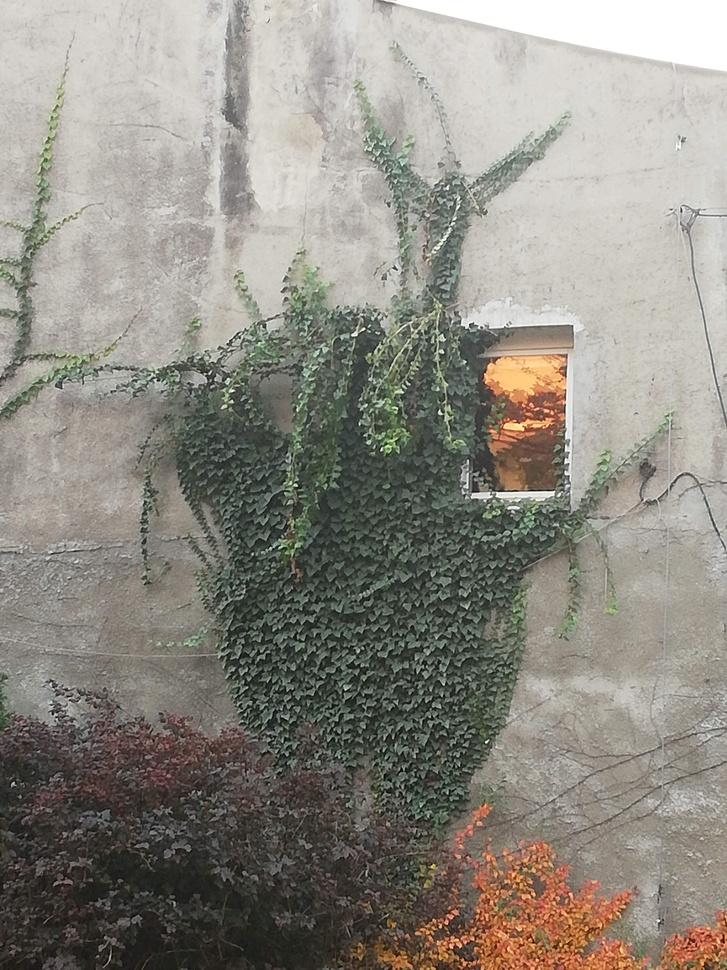
%> input picture task1_Image_Processing_Software/img1.jpg, 727 x 970 px, shrunk from 3456 x 4608 before the run
$ octave task1_4.m   (GNU Octave 9; MATLAB toolbox functions it lacks are replaced by stand-ins)
%> lines starting %> are read from the running program, lines starting %| are printed output that depends on the picture
%splitting and merging image channels, mirroring images

clear; close all; imtool close all;

image=imread("../img1.jpg");
%> image is the input picture: size 970x727x3 uint8; mean R, G, B 141.9, 138.4, 129.7
black = zeros(size(image(:,:,1)));
%> black: size 970x727 double; every value is 0

imageR = cat(3, image(:,:,1), black, black);
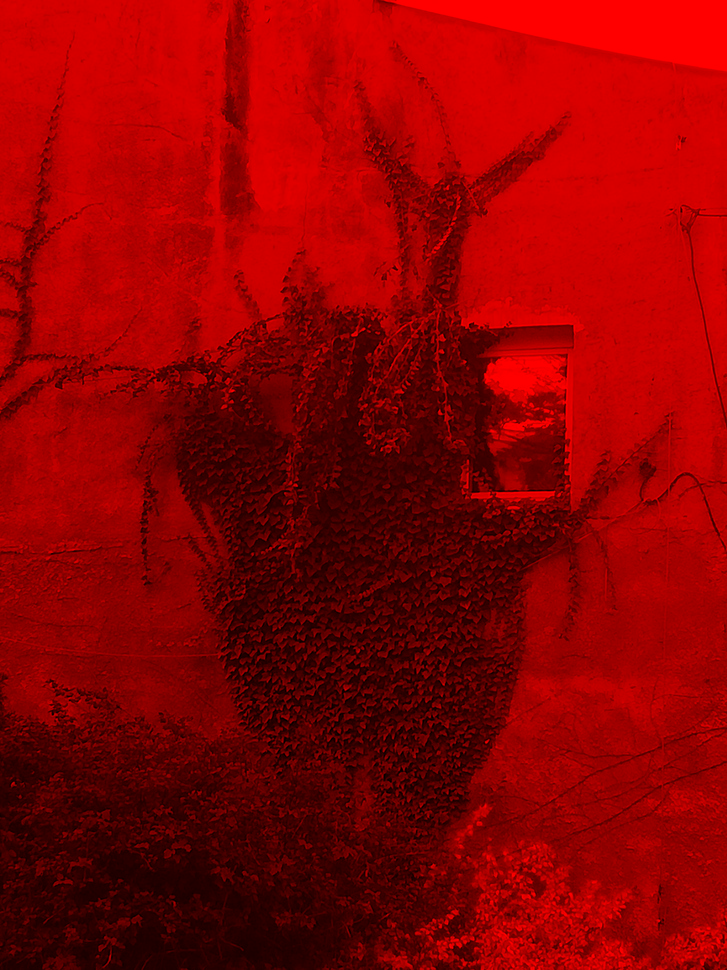
%> imageR: size 970x727x3 uint8; mean R, G, B 141.9, 0, 0
imageG = cat(3, black, image(:,:,2), black);
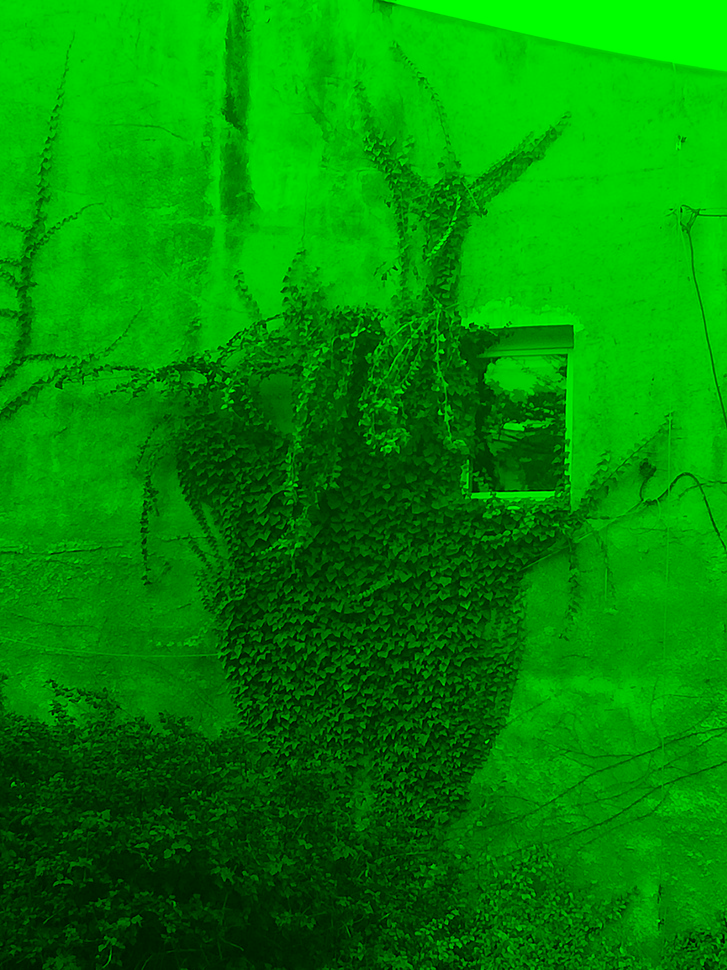
%> imageG: size 970x727x3 uint8; mean R, G, B 0, 138.4, 0
imageB = cat(3, black, black, image(:,:,3));
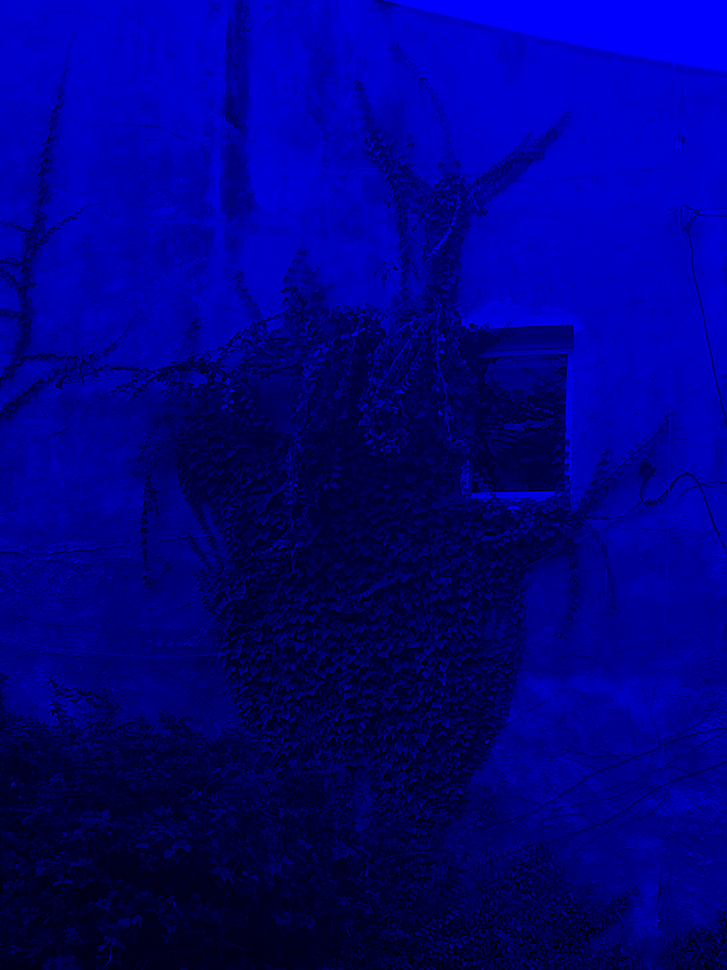
%> imageB: size 970x727x3 uint8; mean R, G, B 0, 0, 129.7

imageGB = image;
imageGB(:,:,1) = 0;
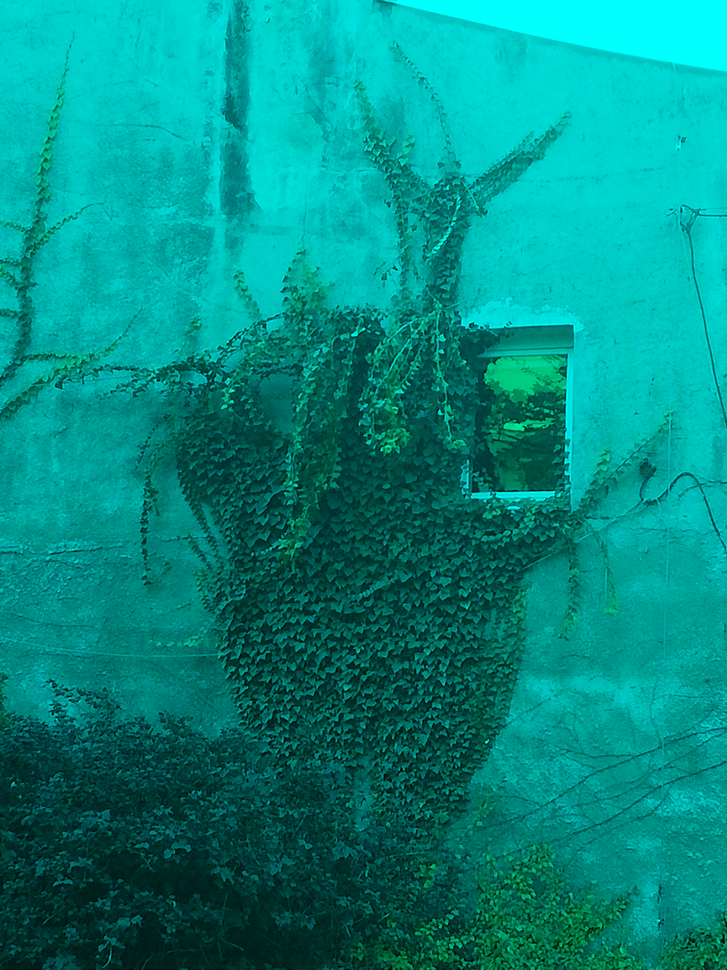
%> imageGB: size 970x727x3 uint8; mean R, G, B 0, 138.4, 129.7

imageMir = image(1:end, end:-1:1, :);
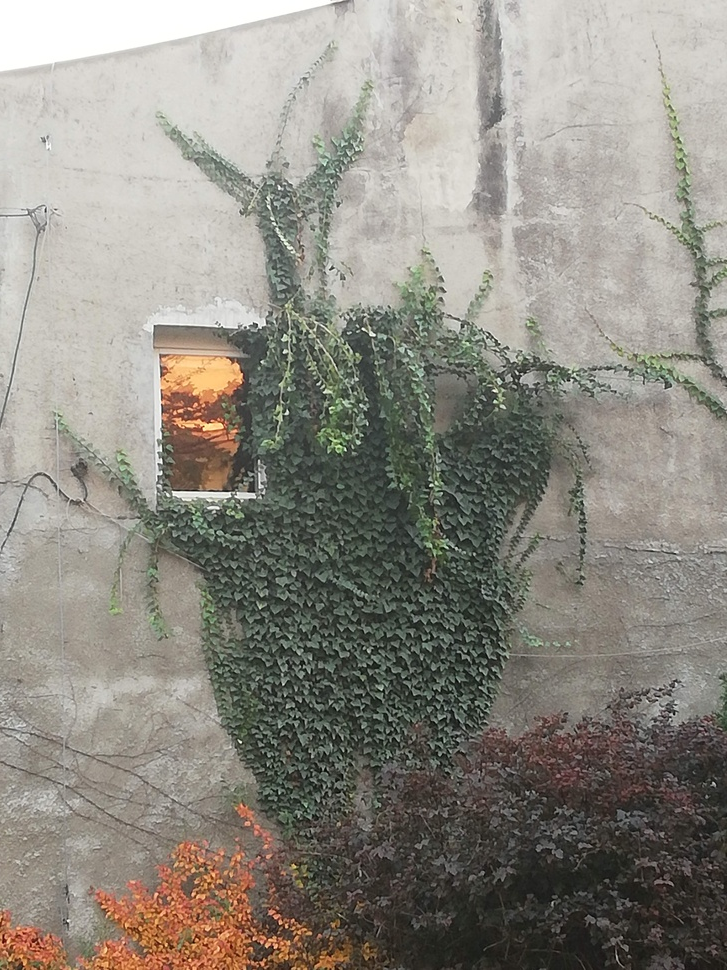
%> imageMir: size 970x727x3 uint8; mean R, G, B 141.9, 138.4, 129.7; mean of the top-left, top-right, bottom-left and bottom-right quarters 180.3, 165.4, 118.6, 82.3

subplot(2,3,1), imshow(image), title('Original');
subplot(2,3,2), imshow(imageR), title('Only red');
subplot(2,3,3), imshow(imageG), title('Only green');
subplot(2,3,4), imshow(imageB), title('Only blue');
subplot(2,3,5), imshow(imageGB), title('Zeroed red');
subplot(2,3,6), imshow(imageMir), title('Mirror');
